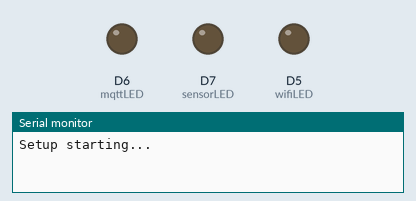
Bench run of a sketch on a simulated ESP8266 (NodeMCU). On the bench: output pins drawn as LEDs (lit = HIGH), the last lines printed to the serial monitor. WiFi joins after 1.5 s; servers stay silent unless stated; no MQTT or app messages arrive unless stated.

Above: at 0.1 s.
At 4.1 s:
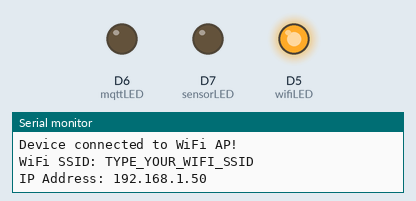
At 8.1 s:
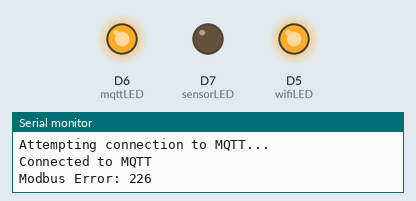
Timing chart, 0 to 9.6 s (numbered marks = the images above):
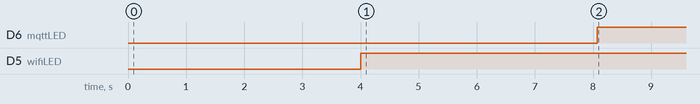

The sketch:

esp8266_xy-md02.ino
```cpp
/* --------------------------------------------------
Author    : Muhammad
GitHub    : @call-me-ahmaaad
Instagram : @just.type_miguel
LinkedIn  : linkedin.com/in/muhammad-ahmad-9a1857266

Function:
  - Reads temperature and humidity via Modbus (RS485)
  - Sends data to the MQTT broker in JSON format
  - Illuminates the WiFi, MQTT, and sensor status indicator LEDs

-------------------------------------------------- */

// ---------- Libraries ----------
#include <ESP8266WiFi.h>
#include <Ticker.h>
#include <PubSubClient.h>
#include <ArduinoJson.h>
#include <SoftwareSerial.h>
#include <ModbusMaster.h>
// ---------- Libraries ----------

// ---------- Pin Configuration ----------
#define RX_PIN D2
#define TX_PIN D1

#define wifiLED D5
#define mqttLED D6
#define sensorLED D7
// ---------- Pin Configuration ----------

// ---------- WiFi Credential ----------
const char* ssid = "TYPE_YOUR_WIFI_SSID";
const char* password = "TYPE_YOUR_WIFI_PASSWORD";
// ---------- WiFi Credential ----------

// ---------- MQTT Configuration ----------
const char* mqtt_server = "TYPE_YOUR_MQTT_SERVER";
const int mqtt_port = "TYPE_YOUR_MQTT_PORT";

String TOPIC_INIT = "temp_humid";
String AREA = "packout";
// ---------- MQTT Configuration ----------

// ---------- Event Handlers & Objects ----------
Ticker wifiReconnectTimer;

WiFiClient espClient;
PubSubClient client(espClient);

SoftwareSerial RS485Serial(RX_PIN, TX_PIN);
ModbusMaster node;
// ---------- Event Handlers & Objects ----------

// ---------- Timer Section ----------
unsigned long previousMillis_pubMsg = 0;
unsigned long interval_pubMsg = 3000;

unsigned long previousMillis_reconnectMQTT = 0;
unsigned long interval_reconnectMQTT = 5000;

unsigned long previousMillis_getSensorData = 0;
unsigned long interval_getSensorData = 1000;
// ---------- Timer Section ----------

// ---------- Function to get data from sensor ----------
void getSensorData(float& temp, float& humid, bool& sensorStatus){
  uint8_t result;
  uint16_t data[2];

  result = node.readInputRegisters(0x0001, 2);

  if(result == node.ku8MBSuccess){
    data[0] = node.getResponseBuffer(0); // Temperature
    data[1] = node.getResponseBuffer(1); // Humidity

    temp = data[0] / 10.0;
    humid = data[1] / 10.0;

    digitalWrite(sensorLED, HIGH);
    sensorStatus = true;
  }else{
    Serial.print("Modbus Error: ");
    Serial.println(result);

    digitalWrite(sensorLED, LOW);
    sensorStatus = false;
  }
}

// ---------- Function to print data to Serial Monitor ----------
void printData(float temp, float humid, bool sensorStatus){
  Serial.println("====================");
  Serial.print("WiFi Status: ");
  Serial.println(WiFi.status() == WL_CONNECTED ? "Connected" : "Disconnected");

  Serial.print("IP Address: ");
  Serial.println(WiFi.status() == WL_CONNECTED ? WiFi.localIP().toString() : "0.0.0.0");

  Serial.print("MAC Address: ");
  Serial.println(WiFi.macAddress());

  Serial.print("Chip ID: ");
  Serial.println(getChipID());

  Serial.println();

  Serial.print("Sensor Status: ");
  Serial.println(sensorStatus ? "ACTIVE" : "INACTIVE");

  Serial.print("Temperature: ");
  Serial.println(temp);

  Serial.print("Humidity: ");
  Serial.println(humid);
  Serial.println("====================");
}

// ---------- Function to get device chip id ----------
String getChipID(){
  uint32_t chipid = ESP.getChipId();

  char id[9];
  sprintf(id, "%08X", chipid);

  return String(id);
}

// ---------- Function to connect device to WiFi AP ----------
void connectingToWiFi(){
  Serial.println("Connecting device to WiFi AP...");
  WiFi.begin(ssid, password);
}

// ---------- WiFi Event Callback Function ----------
void onStationModeConnected(const WiFiEventStationModeConnected& evt){
  Serial.println("Device connected to WiFi AP!");
}

void onStationModeGotIP(const WiFiEventStationModeGotIP& evt){
  Serial.print("WiFi SSID: ");
  Serial.println(WiFi.SSID());

  Serial.print("IP Address: ");
  Serial.println(WiFi.localIP());

  wifiReconnectTimer.detach();
}

void onStationModeDisconnected(const WiFiEventStationModeDisconnected& evt){
  Serial.println("Device disconnected from WiFi AP!");
  Serial.print("Reason: ");
  Serial.println(evt.reason);

  wifiReconnectTimer.once(5, connectingToWiFi);
}
// ---------- WiFi Event Callback Function ----------

// ---------- Function to publish message to MQTT Topic ----------
void publishMQTT(String topic, String payload){
  bool publish = client.publish(topic.c_str(), payload.c_str());

  Serial.print("Pub. Status: ");
  Serial.println(publish == true ? "DELIVERED" : "FAILED");

  Serial.print("Payload: ");
  Serial.println(publish == true ? payload : "-");
}

// ---------- Function to reconnect to MQTT broker ----------
void reconnectMQTT(){
  while(!client.connected()){
    Serial.println("Attempting connection to MQTT...");
    String clientID = AREA + getChipID();

    if(client.connect(clientID.c_str())){
      Serial.println("Connected to MQTT");
    }else{
      Serial.print("Failed. RC: ");
      Serial.print(client.state());
      Serial.print(" . Try again in 5 seconds");
      delay(5000);
    }
  }
}

/* ---------------------------------------------------------------------------
  SETUP: Runs once at boot time
  - Serial, RS485, pin, WiFi, and MQTT initialization
--------------------------------------------------------------------------- */
void setup() {
  Serial.begin(115200);

  RS485Serial.begin(9600);
  node.begin(1, RS485Serial); // Modbus slave ID = 1, might be different with yours. Please check again.

  Serial.println("Setup starting...");

  pinMode(wifiLED, OUTPUT);
  pinMode(mqttLED, OUTPUT);
  pinMode(sensorLED, OUTPUT);

  WiFi.disconnect(true);
  WiFi.mode(WIFI_STA);

  delay(1000);

  WiFi.onStationModeConnected(onStationModeConnected);
  WiFi.onStationModeGotIP(onStationModeGotIP);
  WiFi.onStationModeDisconnected(onStationModeDisconnected);

  delay(1000);

  Serial.println("Start connecting device to WiFi AP...");
  WiFi.begin(ssid, password);

  delay(1000);

  Serial.println("Start connecting device to MQTT...");
  client.setServer(mqtt_server, mqtt_port);

  delay(1000);
}


/* ---------------------------------------------------------------------------
  LOOP: Runs repeatedly
  - Checks MQTT connection
  - Updates status LED
  - Reads sensor every 1 second
  - Publishes data every 3 seconds
--------------------------------------------------------------------------- */
void loop() {
  unsigned long currentMillis = millis();

  if(!client.connected()){
    digitalWrite(mqttLED, LOW);

    if(currentMillis - previousMillis_reconnectMQTT >= interval_reconnectMQTT){
      previousMillis_reconnectMQTT = currentMillis;
      reconnectMQTT();
    }
  }else{
    digitalWrite(mqttLED, HIGH);
  }
  client.loop();

  digitalWrite(wifiLED, WiFi.status() == WL_CONNECTED ? HIGH : LOW);

  float temp;
  float humid;
  bool sensorStatus;

  if(currentMillis - previousMillis_getSensorData >= interval_getSensorData){
    getSensorData(temp, humid, sensorStatus);
    previousMillis_getSensorData = currentMillis;
  }

  if(currentMillis - previousMillis_pubMsg >= interval_pubMsg){
    printData(temp, humid, sensorStatus);

    String topic = TOPIC_INIT + "/" + AREA + "/" + getChipID();

    StaticJsonDocument<256> doc;

    doc["ip"] = WiFi.status() == WL_CONNECTED ? WiFi.localIP().toString() : "0.0.0.0";
    doc["mac"] = WiFi.macAddress();
    doc["chip_id"] = getChipID();
    doc["sensor_status"] = sensorStatus;
    doc["temperature"] = sensorStatus ? String(temp) : "N/A";
    doc["humidity"] = sensorStatus ? String(humid) : "N/A";

    String payload;
    serializeJson(doc, payload);

    publishMQTT(topic, payload);

    Serial.println();

    previousMillis_pubMsg = currentMillis;
  }
}
```

Measured:
- by itself, D6 (mqttLED): LOW → HIGH at 8.1 s
- by itself, D5 (wifiLED): LOW → HIGH at 4.0 s
